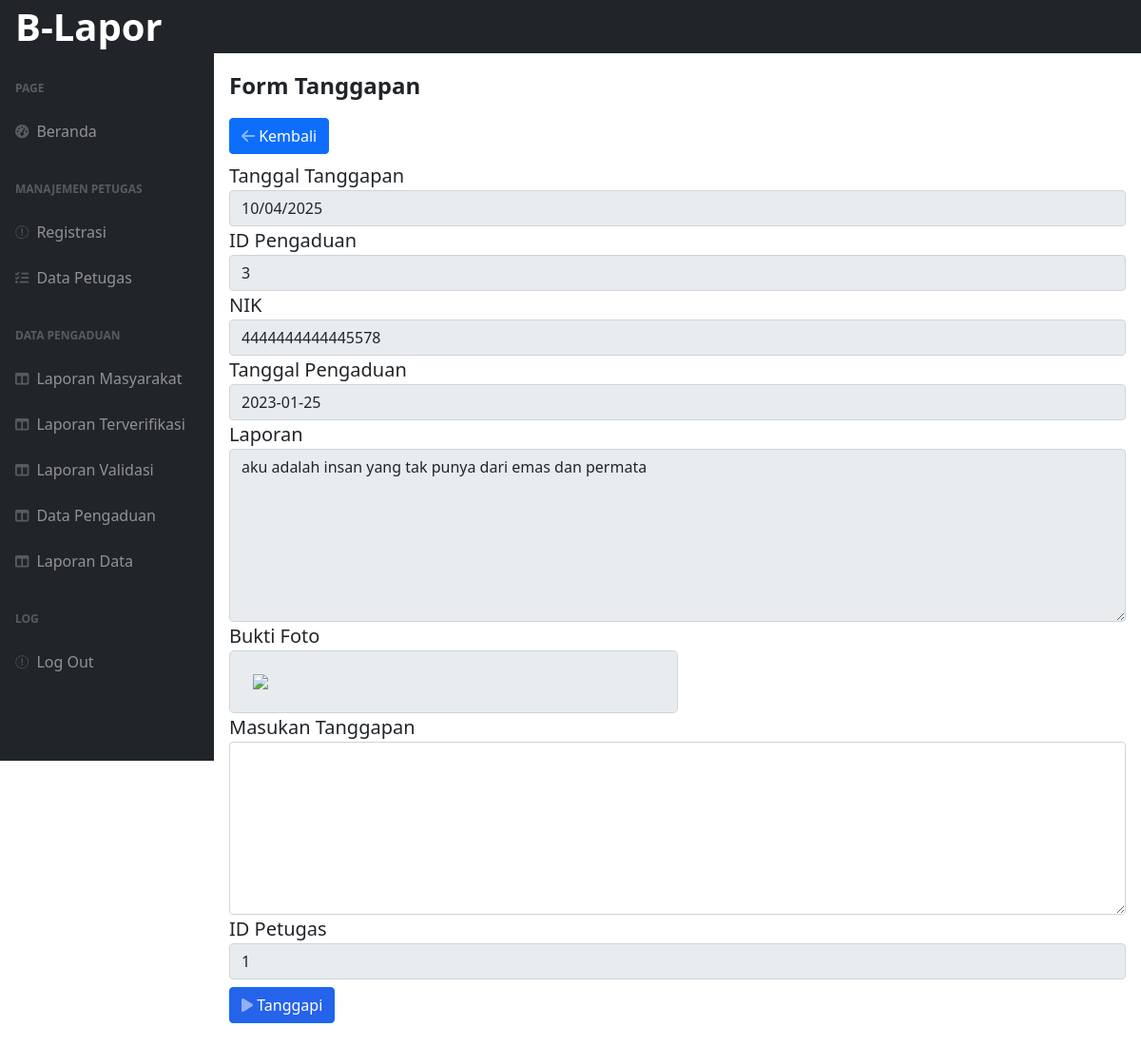
Screenshot of /admin/form_tanggapan.php?id=3 (signed in) with the database file from the repository.
### tables this page shows
CREATE TABLE `pengaduan` (
  `id_pengaduan` int NOT NULL,
  `tgl_pengaduan` date NOT NULL,
  `nik` char(16) NOT NULL,
  `isi_laporan` text NOT NULL,
  `foto` varchar(255) NOT NULL,
  `status` enum('0','proses','selesai') NOT NULL
);

### admin/form_tanggapan.php (the view, shortened to what this page needs)
<?php
     include "../template/header.php";
?>
<?php
include "../proses/koneksi.php";
$id = $_GET['id'];
$tampil = mysqli_query($koneksi, "select * from pengaduan where id_pengaduan='$id'");
$hasil = mysqli_fetch_array($tampil);
?>
<div id="layoutSidenav_content">
  <form action="../proses/p_tanggapan.php" method="POST">
    <div class="card-body">
      <div class="fs-4 fw-bolder mb-3">Form Tanggapan</div>
      <div class="form-group cols-sm-6 my-2">
        <a href="terverifikasi.php" class="btn btn-primary btn-icon-split">
          <span class="icon text-white-50">
            <i class="fas fa-arrow-left"></i>
          </span>
          <span class="text">Kembali</span>
        </a>
      </div>
      <div class="form-group ">
        <label for="exampleInputEmail1" class="fs-5">Tanggal Tanggapan</label>
        <input type="text" class="form-control" placeholder="Masukan Nama Menu" readonly  name="tgl_tanggapan" value="<?php echo date('d/m/Y')?>" readonly>
      </div>
      <div class="form-group ">
        <label for="exampleInputEmail1" class="fs-5">ID Pengaduan</label>
        <input type="text" class="form-control" placeholder="Masukan Nama Menu" readonly  name="id_pengaduan" value="<?php echo $hasil['id_pengaduan']?>">
      </div>
      <div class="form-group">
        <label for="exampleInputEmail1" class="fs-5">NIK</label>
        <input type="text" class="form-control" placeholder="Masukan Nama Menu" readonly  name="nik" value="<?php echo $hasil['nik']?>">
      </div>
      <div class="form-group">
        <label for="exampleInputPassword1" class="fs-5">Tanggal Pengaduan</label>
        <input type="text" class="form-control" placeholder="Harga" readonly  name="tgl_pengaduan" value="<?php echo $hasil['tgl_pengaduan']?>">
      </div>
      <div class="form-group">
        <label for="exampleInputPassword1" class="fs-5">Laporan</label>
        <textarea type="text" rows="7" class="form-control" name="isi_laporan" readonly value=""><?php echo $hasil['isi_laporan']?></textarea>
      </div>
      <div class="form-group">
        <label class="fs-5">Bukti Foto</label>
        <img src="../img_laporan/<?php echo $hasil['foto']?>" class="rounded-3 w-50 py-4 px-4 form-control" readonly width="600"/>
      </div>
      <div class="form-group">
        <label for="exampleInputPassword1" class="fs-5">Masukan Tanggapan</label>
        <textarea type="text" rows="7" class="form-control" name="tanggapan"></textarea>
      </div>
      <div class="form-group ">
        <label for="exampleInputEmail1" class="fs-5">ID Petugas</label>
        <input type="text" class="form-control" placeholder="Masukan Nama Menu" name="id_petugas" value="<?php echo $_SESSION['id'];?>" readonly/>
      </div>
      <div class="form-group cols-sm-6 my-2">
        <button type="submit" class="bg-blue-600 btn btn-primary btn-icon-split">
          <span class="icon text-white-50">
            <i class="fa-solid fa-play"></i>
          </span>
          <span class="text">Tanggapi</span>
        </button>
      </div>
    </div>
  </form>
</div>

### rows the page displays
pengaduan: id_pengaduan "3", nik "4444444444445578", tgl_pengaduan "2023-01-25", isi_laporan "aku adalah insan yang tak punya dari emas dan permata"
